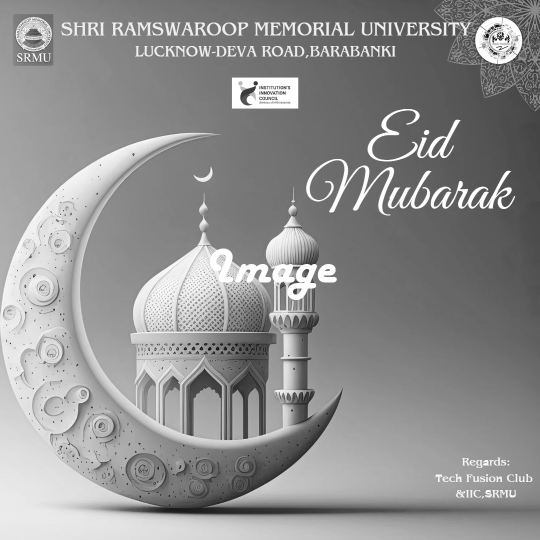
#> input picture images/EID.png, 1080 x 1080 px, given in place of Screenshot 2024-01-08 202507.png, which was not available (shown at 1/2 size)
$ jupyter execute image_processing.ipynb   (text cells are left out)
#> lines starting #> are read from the running program, lines starting #| are printed output that depends on the picture; pictures that were not available may be replaced by others from this repository, and a replacement may not be noted
[cell 1]
from PIL import Image , ImageFilter, ImageDraw, ImageFont,ImageEnhance

[cell 2]
im1 = Image.open(r"C:\Users\omimi\OneDrive\Pictures\Screenshots\Screenshot 2024-01-08 202507.png")
#> im1 is the input picture: PIL image 1080x1080 L; min 0, max 255, mean 143.3
im1

[cell 3]
print(im1.size)
#| (1080, 1080)
print(im1.width,im1.height)
#| 1080 1080
print(im1.mode)
#| L
print(im1.format)
#| PNG

[cell 4]
w = im1.width
#> w = 1080
h = im1.height
#> h = 1080
im1.resize((w//2,h//2))

[cell 5]
im1.resize((int(w*1.2),int(h*1.2)))

[cell 6]
im1.rotate(45)

[cell 7]
im1.rotate(90,expand=True)

[cell 8]
im1.transpose(Image.FLIP_LEFT_RIGHT)

[cell 9]
im3 = Image.open(r"C:\Users\omimi\OneDrive\Desktop\images.jpeg")
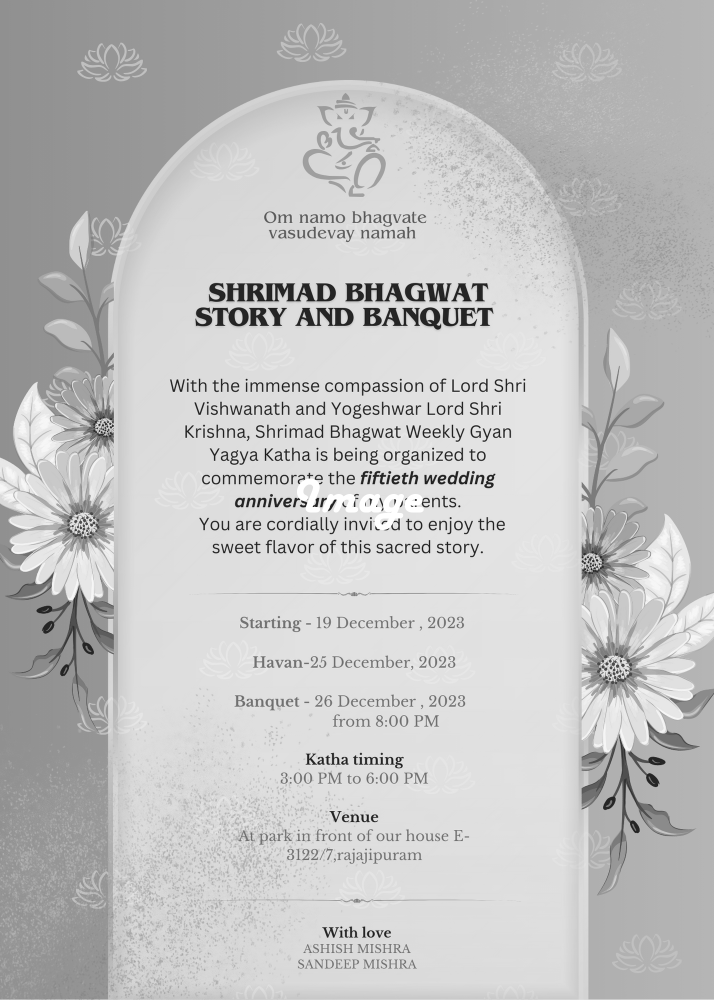
#> input picture images/Elegant Traditional Indian Wedding Invitation (1).png, 1428 x 2000 px, given in place of images.jpeg, which was not available (shown at 1/2 size)
#> im3 is the input picture: PIL image 1428x2000 L; min 12, max 255, mean 192.7
im3

[cell 10]
im3.transpose(Image.FLIP_TOP_BOTTOM)

[cell 11]
im3.filter(ImageFilter.EMBOSS)

[cell 12]
im3.filter(ImageFilter.CONTOUR)
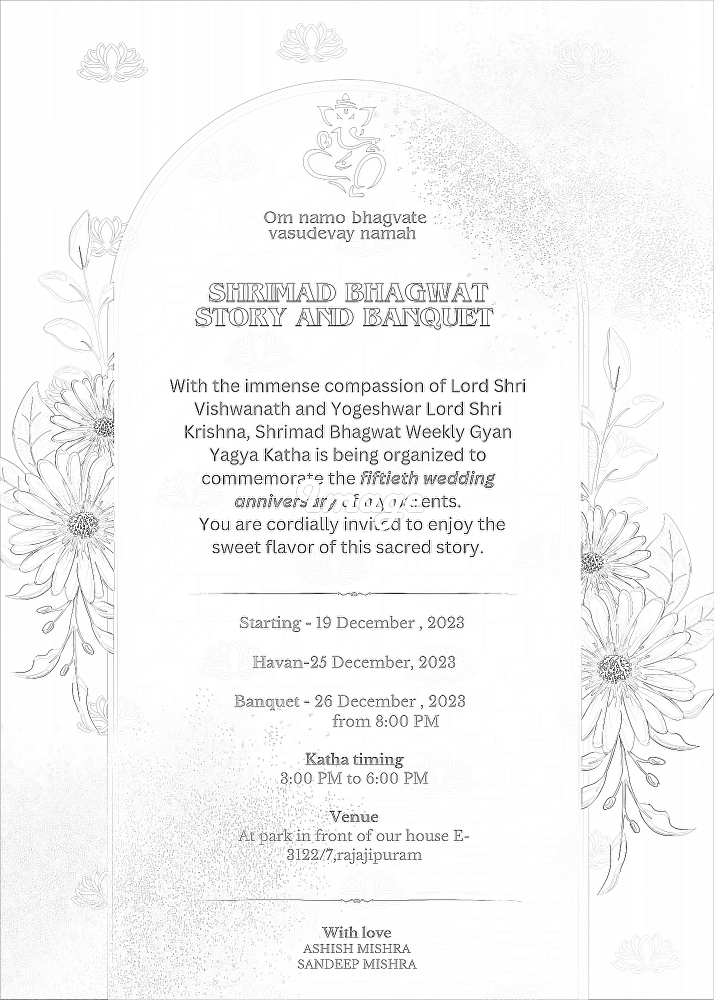
#> Out: PIL image 1428x2000 L (shown at 1/2 size); min 0, max 255, mean 245.1

[cell 13]
im3.filter(ImageFilter.EDGE_ENHANCE)

[cell 14]
im3.filter(ImageFilter.FIND_EDGES)
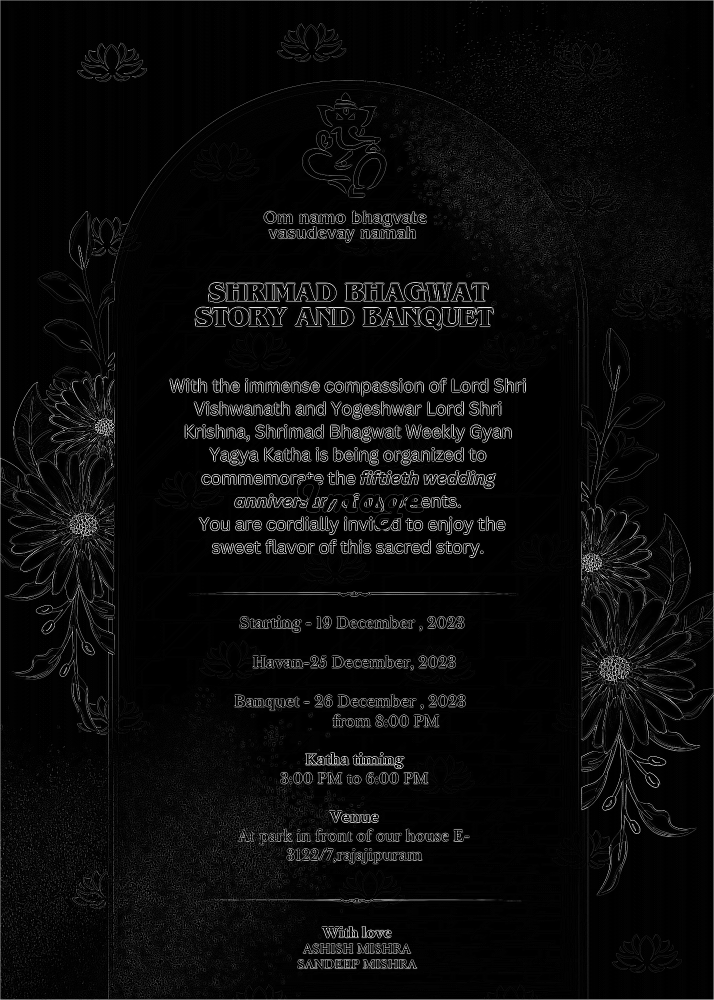
#> Out: PIL image 1428x2000 L (shown at 1/2 size); min 0, max 255, mean 10.7

[cell 15]
im3.filter(ImageFilter.SMOOTH_MORE).save("image_smooth.png")

[cell 16]
im3.filter(ImageFilter.GaussianBlur(10))
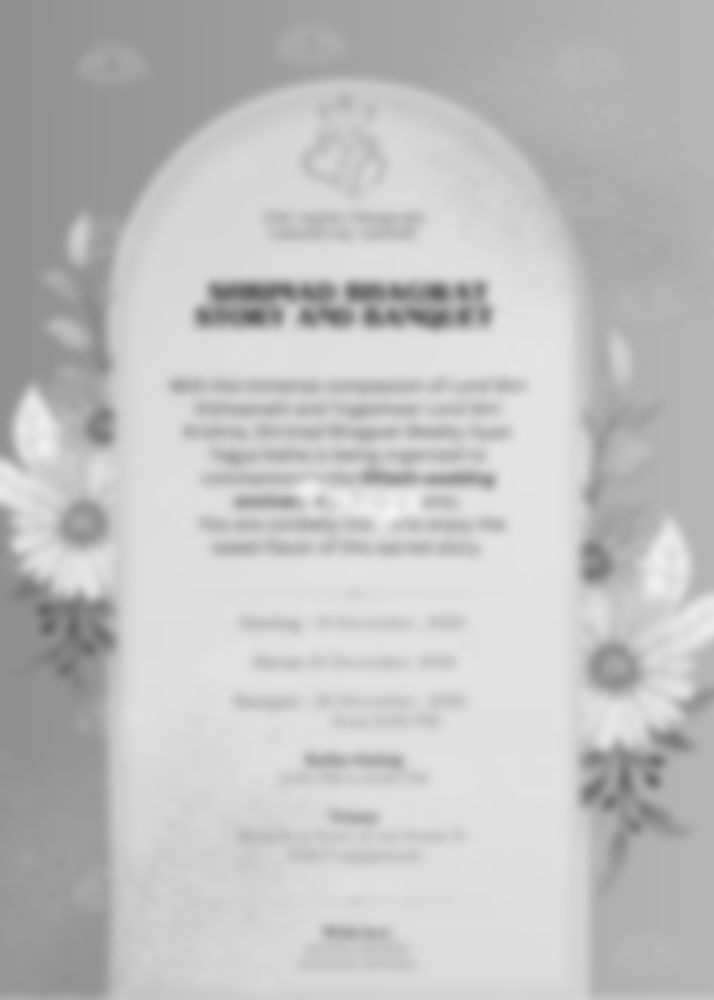
#> Out: PIL image 1428x2000 L (shown at 1/2 size); min 97, max 243, mean 192.8

[cell 17]
en1 = ImageEnhance.Color(im3)
for i in range(-5,6,1):
    en1.enhance(i).show()

[cell 18]
en1.degenerate

[cell 19]
en2 = ImageEnhance.Contrast(im3)
en2.enhance(2)
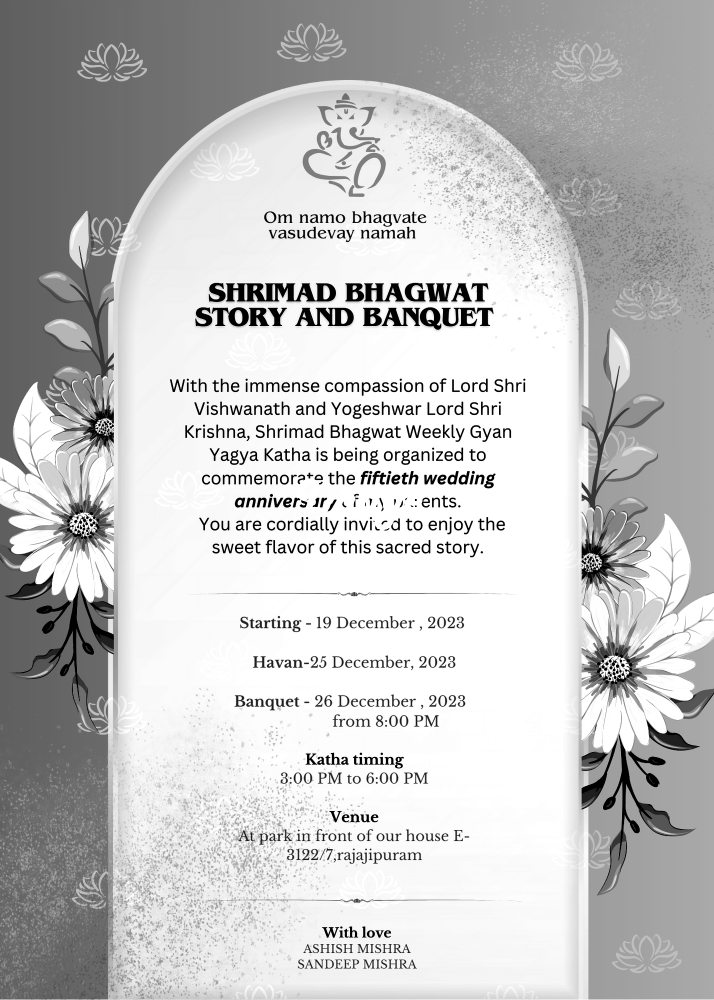
#> Out: PIL image 1428x2000 L (shown at 1/2 size); min 0, max 255, mean 193.4

[cell 20]
en2.enhance(-2)
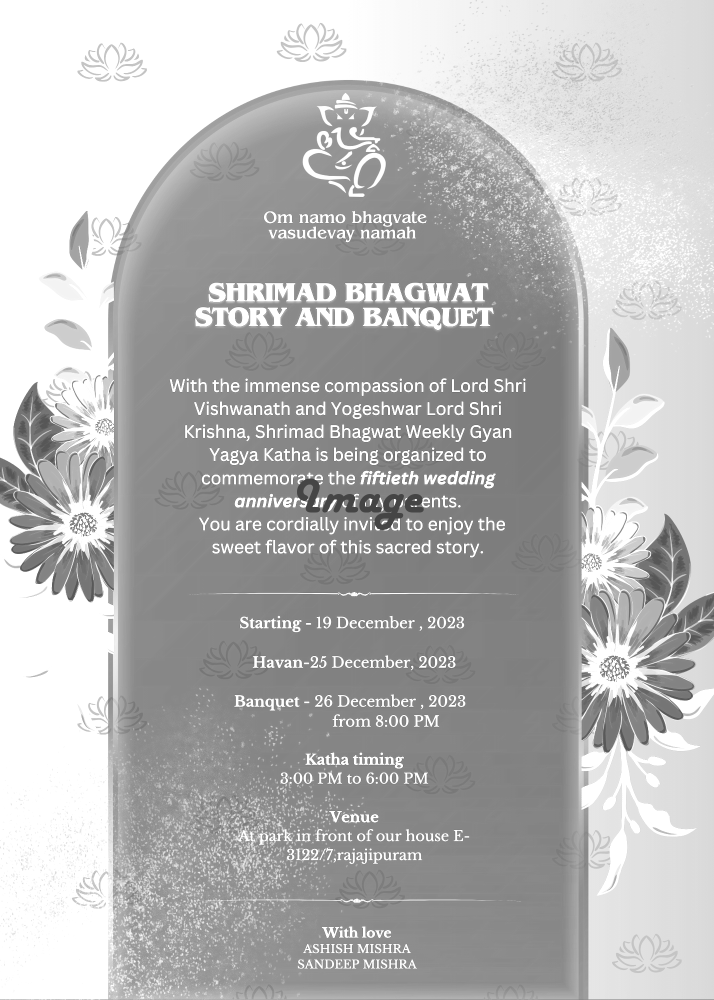
#> Out: PIL image 1428x2000 L (shown at 1/2 size); min 69, max 255, mean 182.7

[cell 21]
im1 = Image.open(r"C:\Users\omimi\OneDrive\Pictures\Screenshots\Screenshot 2024-01-08 202507.png")
f1 = ImageFont.truetype('font.ttf',50)
f2 = ImageFont.truetype('font.ttf',25)
drawim1 = ImageDraw.Draw(im1)
drawim1.text((im1.width//2,665),
             'Free Hand Drawing',
             fill = 'Black',
             font = f1,
             anchor='mm')
drawim1.text((im1.width//2,725),
             'Brown Asthetic',
             fill = 'Brown',
             font = f2,
             anchor='mm')
drawim1.circle((100,725),50,fill="gray")
im1
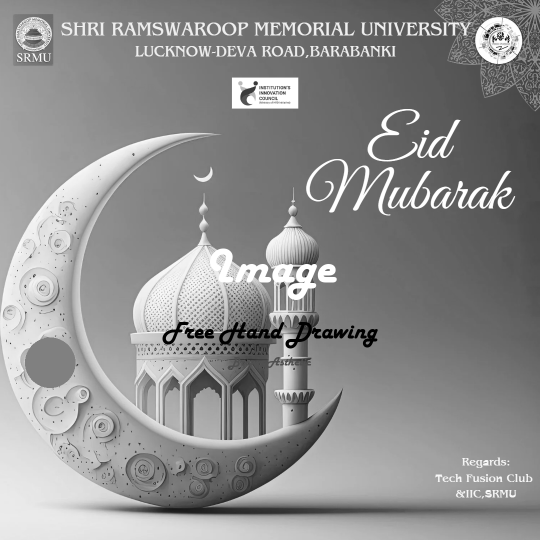
#> Out: PIL image 1080x1080 L (shown at 1/2 size); min 0, max 255, mean 142

[cell 22]
import os
image_list = []
for filename in os.listdir(r"C:\Users\omimi\Downloads"):
    if filename.endswith(".jpg") or filename.endswith(".png"):
        # print('filename')
        image_list.append(r"C:\Users\omimi\Downloads\\" +filename)
print("Total images = ",len(image_list))
for path in image_list:
    try:
        im = Image.open(path)
        im = im.convert('L') #convert to grayscale
        draw = ImageDraw.Draw(im)
        w,h = im.size
        f1 = ImageFont.truetype("font.ttf",100)
        draw.text((w//2,h//2),"Image",fill="white",font = f1,anchor='mm')
        save_dir = "images"
        os.makedirs(save_dir,exist_ok=True)
        filename = os.path.basename(path)
        im.save(f'{save_dir}/{filename}')
    except:
        pass
